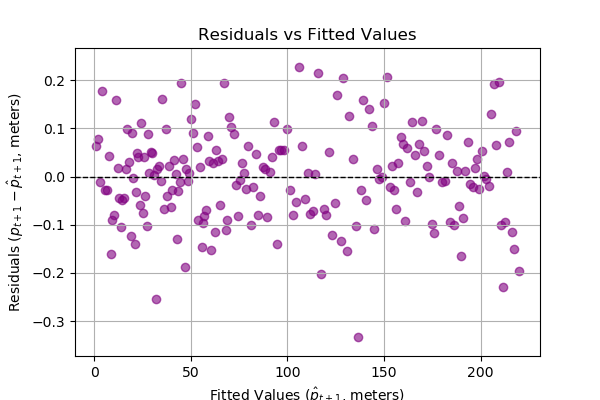

The Python source for this figure:
import numpy as np
import matplotlib.pyplot as plt
import statsmodels.api as sm

# Simulate the data (as per your LaTeX code)
np.random.seed(42)
n = 200
pt = [0]
vt = [1]
for t in range(n-1):
    pt.append(pt[-1] + vt[-1] + np.random.normal(0, 0.1))
    vt.append(vt[-1] + np.random.normal(0, 0.05))
s = np.random.binomial(1, 0.5, n)

# Compute pt_next directly from pt
pt_next = pt[1:]  # p_{t+1} is the next position in the pt list

# Prepare data for regression
pt_current = pt[:-1]  # p_t (excluding the last one)
vt_current = vt[:-1]  # v_t (excluding the last one)
s_current = s[:-1]    # S (excluding the last one)

# Fit the first-order main effects model: p_{t+1} = beta_0 + beta_1 p_t + beta_2 v_t + beta_3 S
X = sm.add_constant(np.column_stack((pt_current, vt_current, s_current)))
model = sm.OLS(pt_next, X).fit()

# Get fitted values and residuals
fitted_values = model.fittedvalues
residuals = model.resid

# Create scatter plot: Residuals vs Fitted
plt.figure(figsize=(6, 4))
plt.scatter(fitted_values, residuals, alpha=0.6, color='purple')
plt.axhline(y=0, color='black', linestyle='--', linewidth=1)
plt.xlabel('Fitted Values ($\\hat{p}_{t+1}$, meters)')
plt.ylabel('Residuals ($p_{t+1} - \\hat{p}_{t+1}$, meters)')
plt.title('Residuals vs Fitted Values')
plt.grid(True)
plt.savefig('residuals_vs_fitted.png')
plt.close()

print("Residuals vs Fitted plot generated: 'residuals_vs_fitted.png'")